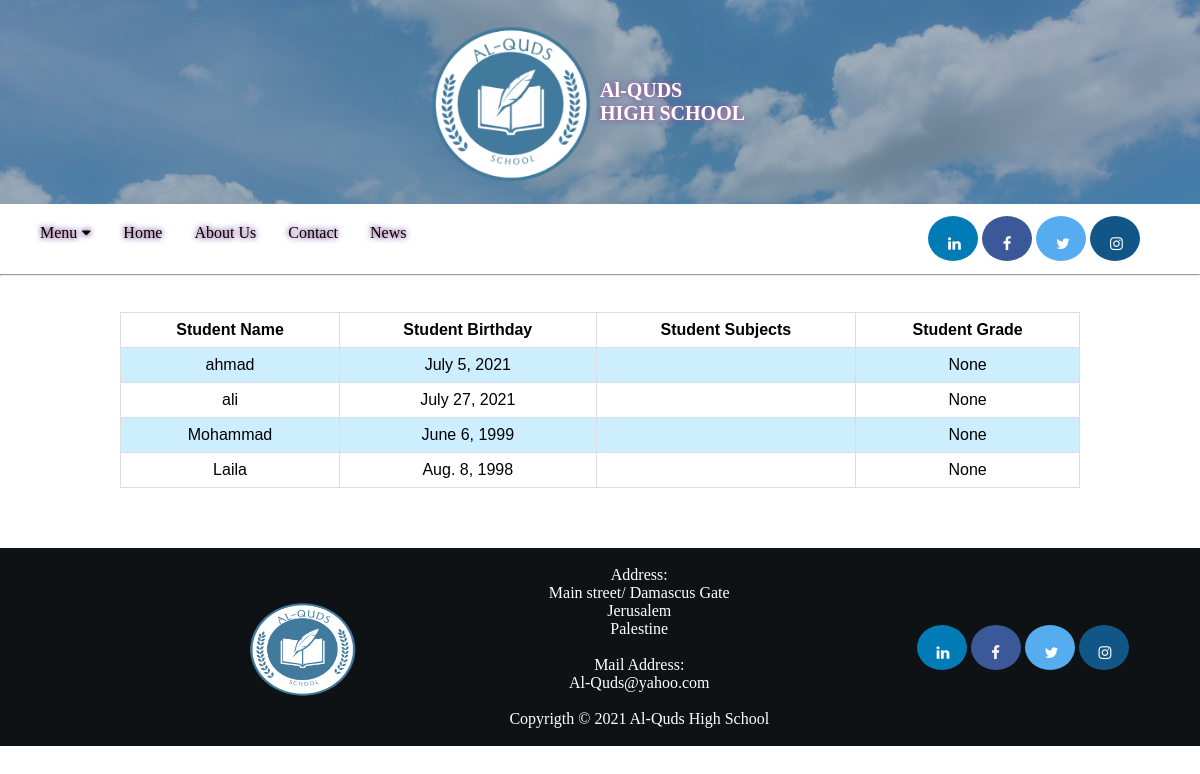
The page /student/ on the database its author committed.
### SchoolApp/models.py (models this page shows, shortened)
class Student (models.Model):
    studentName = models.CharField(max_length=30,null=True)
    birthdate = models.DateField(null=True)
    studentSubjects = models.ManyToManyField(Subject)
    studentGrade = models.ForeignKey(Grade, on_delete=models.CASCADE,null=True)

### SchoolApp/views.py (the view)
# urls.py: path('student/',views.student, name='student'),
def student (request):
    studs = Student.objects.all()
    return  render(request,'student.html',{'studs':studs})

### templates/student.html (shortened to what this page needs)
{%extends 'basis.html'%}
{% block content %}
<hr id="hLine">
<table>
  <tr>
    <th>Student Name</th>
    <th>Student Birthday</th>
    <th>Student Subjects </th>
      <th>Student Grade </th>
  </tr>
    {% for stud in studs %}
  <tr>
    <td>{{stud.studentName}}</td>
    <td>{{stud.birthdate}}</td>
    <td>
    </td>
    <td>
      {{stud.studentGrade}}
    </td>
  </tr>
    {% endfor %}
</table>
{% endblock content %}

### SchoolProject/static/css/style.css (style rules this page uses)
body { margin: 0; }
table { font-family: arial, sans-serif; border-collapse: collapse; width: 80%; margin-left:10%; }
td, th { border: 1px solid #dddddd; text-align: center; padding: 8px; }
tr:nth-child(even) { background-color: #cceeff; }
#hLine { margin-bottom:3%; }

### rows shown on the page
Student: studentName "ahmad", birthdate "July 5, 2021", studentGrade "None"
Student: studentName "ali", birthdate "July 27, 2021", studentGrade "None"
Student: studentName "Mohammad", birthdate "June 6, 1999", studentGrade "None"
Student: studentName "Laila", birthdate "Aug. 8, 1998", studentGrade "None"
